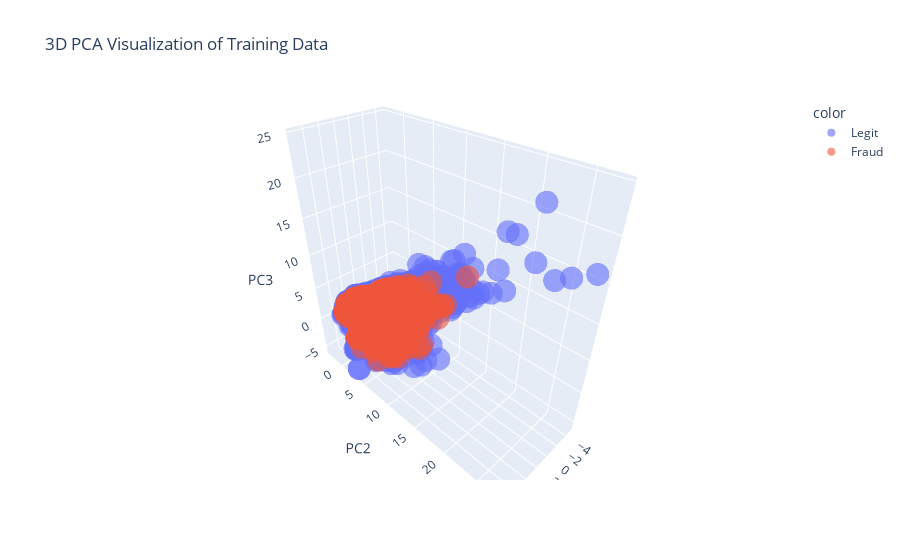

Here is the notebook cell this chart was saved with:
### Code cell
fig = px.scatter_3d(
    df_pca, x='PC1', y='PC2', z='PC3',
    color=df_pca['Label'].map({0: 'Legit', 1: 'Fraud'}),
    title='3D PCA Visualization of Training Data',
    opacity=0.6
)
fig.show()

### Figure 1 — Plotly figure (JSON) as saved in the notebook; plotly's stock layout.template omitted (floating-point values rounded to 4 significant figures; data arrays with more than 128 entries replaced by an {"elided": "..."} marker saying what was removed)
{"data": [{"hovertemplate": "color=Legit<br>PC1=%{x}<br>PC2=%{y}<br>PC3=%{z}<extra></extra>", "legendgroup": "Legit", "marker": {"color": "#636efa", "opacity": 0.6, "symbol": "circle"}, "mode": "markers", "name": "Legit", "scene": "scene", "showlegend": true, "type": "scatter3d", "x": {"elided": "84307 float values"}, "y": {"elided": "84307 float values"}, "z": {"elided": "84307 float values"}}, {"hovertemplate": "color=Fraud<br>PC1=%{x}<br>PC2=%{y}<br>PC3=%{z}<extra></extra>", "legendgroup": "Fraud", "marker": {"color": "#EF553B", "opacity": 0.6, "symbol": "circle"}, "mode": "markers", "name": "Fraud", "scene": "scene", "showlegend": true, "type": "scatter3d", "x": {"elided": "5293 float values"}, "y": {"elided": "5293 float values"}, "z": {"elided": "5293 float values"}}], "layout": {"legend": {"title": {"text": "color"}, "tracegroupgap": 0}, "scene": {"domain": {"x": [0, 1], "y": [0, 1]}, "xaxis": {"title": {"text": "PC1"}}, "yaxis": {"title": {"text": "PC2"}}, "zaxis": {"title": {"text": "PC3"}}}, "title": {"text": "3D PCA Visualization of Training Data"}}}
